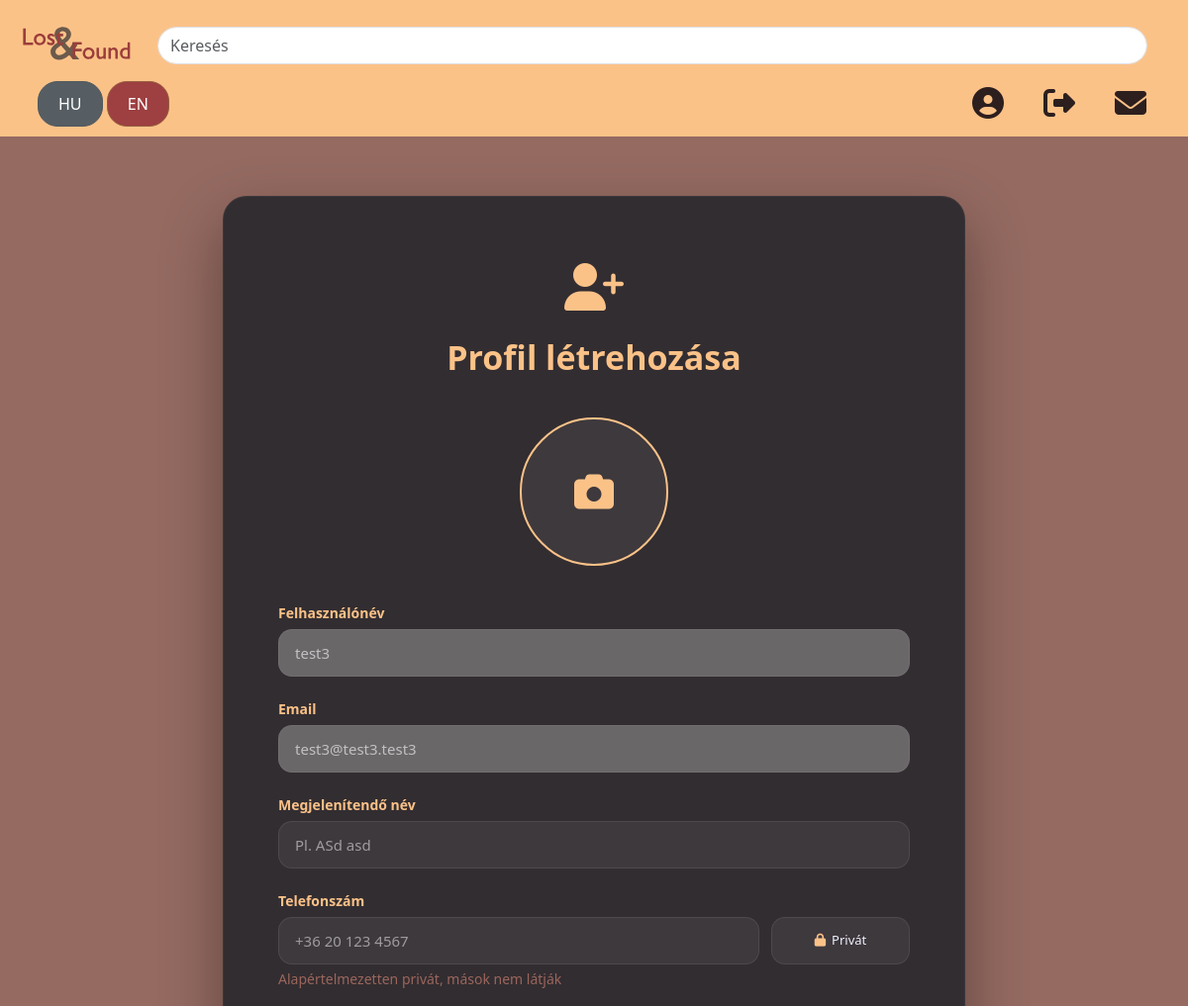
The page /createprofile (signed in, upper part) on the database as committed earlier.
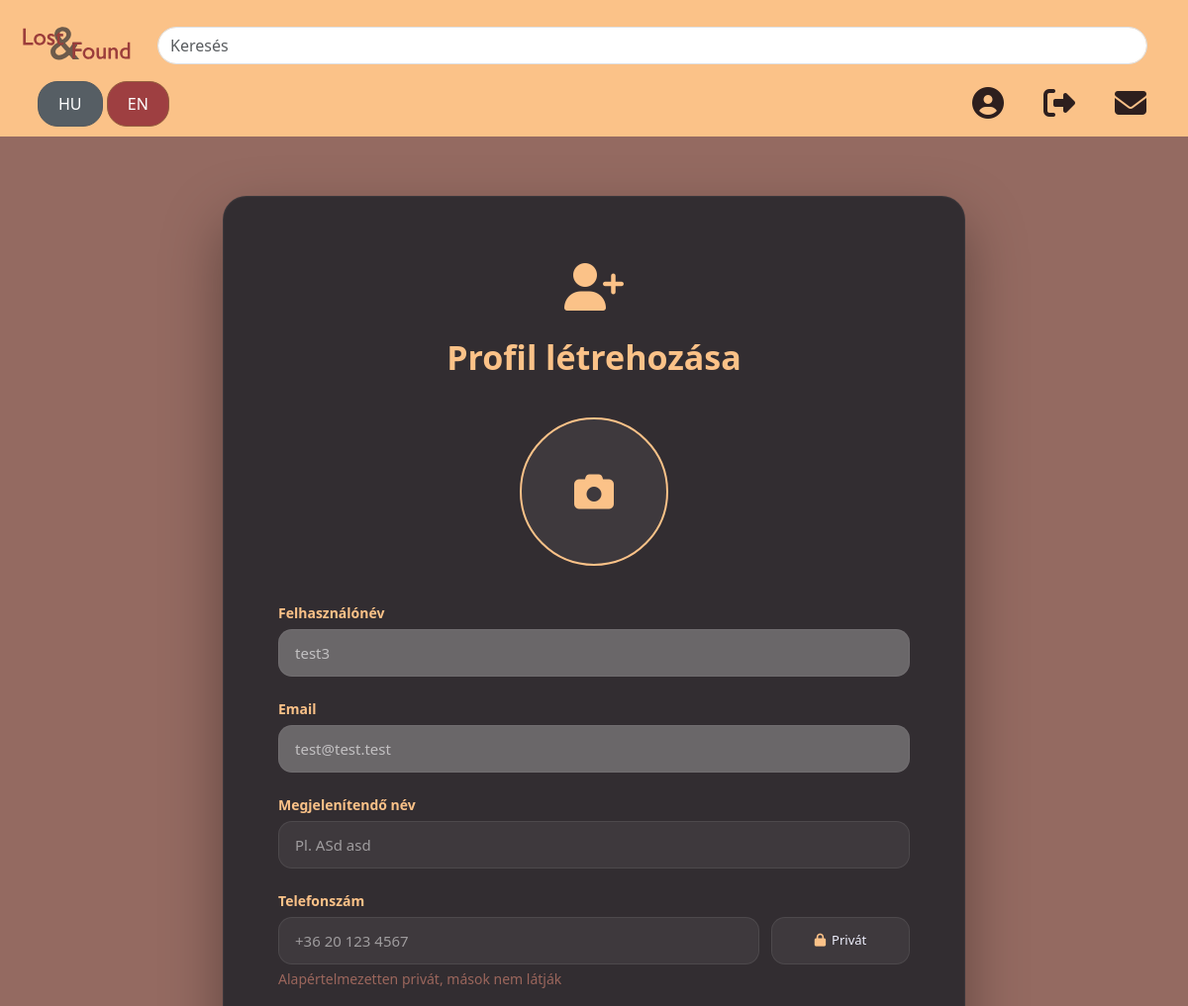
The same page on the database as committed later.
### database.py (models this page shows, shortened)
class User(db.Model, UserMixin):
    id = db.Column(db.Integer, primary_key=True)
    username = db.Column(db.String(80), unique=True, nullable=False)
    password_hash = db.Column(db.String(128), nullable=False)
    created_at = db.Column(db.DateTime, default=datetime.now())
    email = db.Column(db.String(80), unique=True, nullable=True)
    profile_picture = db.Column(db.Integer, db.ForeignKey('attachment.id'), nullable=True)
    name = db.Column(db.String(80), nullable=True)
    birthdate = db.Column(db.Date, nullable=True)
    phone_number = db.Column(db.String(20), nullable=True)
    phone_number_is_private = db.Column(db.Boolean, default=True)
    address = db.Column(db.String(200), nullable=True)
    address_is_private = db.Column(db.Boolean, default=False)
    _2fa_enabled = db.Column(db.Boolean, default=False)
    _2fa_id = db.Column(db.Integer, db.ForeignKey('two_factor_auth.id'), nullable=True)

### routes/profile.py (the view, shortened to what this page needs)
@profile_routes.route('/createprofile', methods=['GET', 'POST'])
@login_required
def createprofile():
    return render_template("createprofile.html", user=current_user)

### main.py (called while the page is built)
@app.before_request
def check_profile_completion():
    if not current_user.is_authenticated:
        return
    if request.endpoint in ['profile.createprofile', 'static', 'auth.login', 'auth.logout', 'main.varmegyek']:
        return
    if not current_user.name or not current_user.address or not current_user.birthdate:
        return redirect(url_for('profile.createprofile'))

@login_manager.user_loader
def load_user(user_id: str):
    return User.query.get(int(user_id))

### templates/createprofile.html (shortened to what this page needs)
{% extends "base.html" %}
{% block content %}
<body class="mainbody">
    <div class="createprofile-container">
        <div class="createprofile-card">
            <div class="createprofile-header">
                <div class="header-icon">
                    <i class="fas fa-user-plus"></i>
                </div>
                <h1 data-i18n="profile.createProfile">Profil létrehozása</h1>
            </div>
            <form class="createprofile-form" id="createProfileForm">
                <div class="profile-pic-upload">
                    <div class="profile-pic-preview" id="profilePicPreview" onclick="document.getElementById('profilePic').click()">
                        <i class="fas fa-camera"></i>
                    </div>
                </div>
                <div class="form-group">
                    <label class="form-label" data-i18n="login.username">
                    </label>
                    <input type="text" class="form-control-modal" value="{{ user.username }}" disabled>
                </div>
                <div class="form-group">
                    <label class="form-label" data-i18n="login.email">
                    </label>
                    <input type="email" class="form-control-modal" value="{{ user.email }}" disabled>
                </div>
                <div class="form-group">
                    <label class="form-label" data-i18n="profile.displayName">
                    </label>
                    <input type="text" class="form-control-modal" id="displayName" name="name" placeholder="Pl. ASd asd" data-i18n-attr="placeholder:profile.displayNamePlaceholder" required>
                </div>
                <div class="form-group">
                    <label class="form-label" data-i18n="profile.phone">
                    </label>
                    <div class="privacy-wrapper">
                        <input type="tel" class="form-control-modal" id="phoneNumber" name="phone_number" placeholder="+36 20 123 4567" data-i18n-attr="placeholder:profile.phonePlaceholder">
                        <label class="privacy-toggle" for="phoneNumberPrivate">
                            <i class="fas fa-lock"></i> <span data-i18n="profile.private">Privát</span>
                        </label>
                    </div>
                    <small class="form-text" data-i18n="profile.defaultPrivacy">Alapértelmezetten privát, mások nem látják</small>
                </div>
            </form>
        </div>
    </div>
    {% endblock %}

### templates/base.html (shortened to what this page needs)
<!DOCTYPE html>
<html lang="hu">
<head>
    <link href="https://cdn.jsdelivr.net/npm/bootstrap@5.3.0/dist/css/bootstrap.min.css" rel="stylesheet">
    <link rel="stylesheet" href="https://cdnjs.cloudflare.com/ajax/libs/font-awesome/6.4.0/css/all.min.css">
    <link rel="stylesheet" href="{{ url_for('static', filename='css/style.css') }}">
</head>
<body class="mainbody">
    <nav class="navbar navbar-expand-lg" id="menu">
        <div class="container-fluid">
            <a class="navbar-brand" href="{{ url_for('main.home') }}"><img src="{{ url_for('static', filename='logo.svg') }}"
                    width="110px" alt=""></a>
            <form class="d-flex" role="search" {% block search %}{% endblock %}>
                <input class="form-control me-2 search" type="search" placeholder="&#x1F50D  Keresés"
                    aria-label="Search" data-i18n-attr="placeholder:nav.search" />
            </form>
            <div class="language-switcher ms-3">
                <button class="btn btn-sm btn-outline-secondary" onclick="switchLanguage('hu')" title="Magyar" id="lang-hu">HU</button>
                <button class="btn btn-sm btn-outline-secondary" onclick="switchLanguage('en')" title="English" id="lang-en">EN</button>
            </div>
            <div class="collapse navbar-collapse" id="navbarNav">
                {% if current_user.is_authenticated %}
                <ul class="navbar-nav" id="login">
                    <li class="nav-item-logged">
                        <a class="btn-logged-nav" href="{{ url_for('profile.profile') }}"><i class="fa-solid fa-circle-user fa-2x"></i></a>
                    </li>
                    <li class="nav-item">
                        <a class="btn-logged-nav" href="{{ url_for('auth.logout') }}"><i class="fa-solid fa-right-from-bracket fa-2x"></i></a>
                    </li>
                    <li class="nav-item">
                        <a class="btn-logged-nav" href="{{ url_for('messages.messages') }}"><i class="fa-solid fa-envelope fa-2x"></i></a>
                    </li>
                </ul>
                {%else %}
                <ul class="navbar-nav" id="login">
                    <li class="nav-item">
                        <a class="btn nav-btn" href="{{ url_for('auth.login') }}" data-i18n="nav.loginRegister">Bejelentkezés/Regisztráció</a>
                    </li>
                </ul>
                {% endif %}
            </div>
        </div>
    </nav>
    {% block content %}
    {% endblock %}
</body>
</html>

Rows that differ between the two databases and show on the page:
changed User "test3": email "test3@test3.test3" → "test@test.test"
